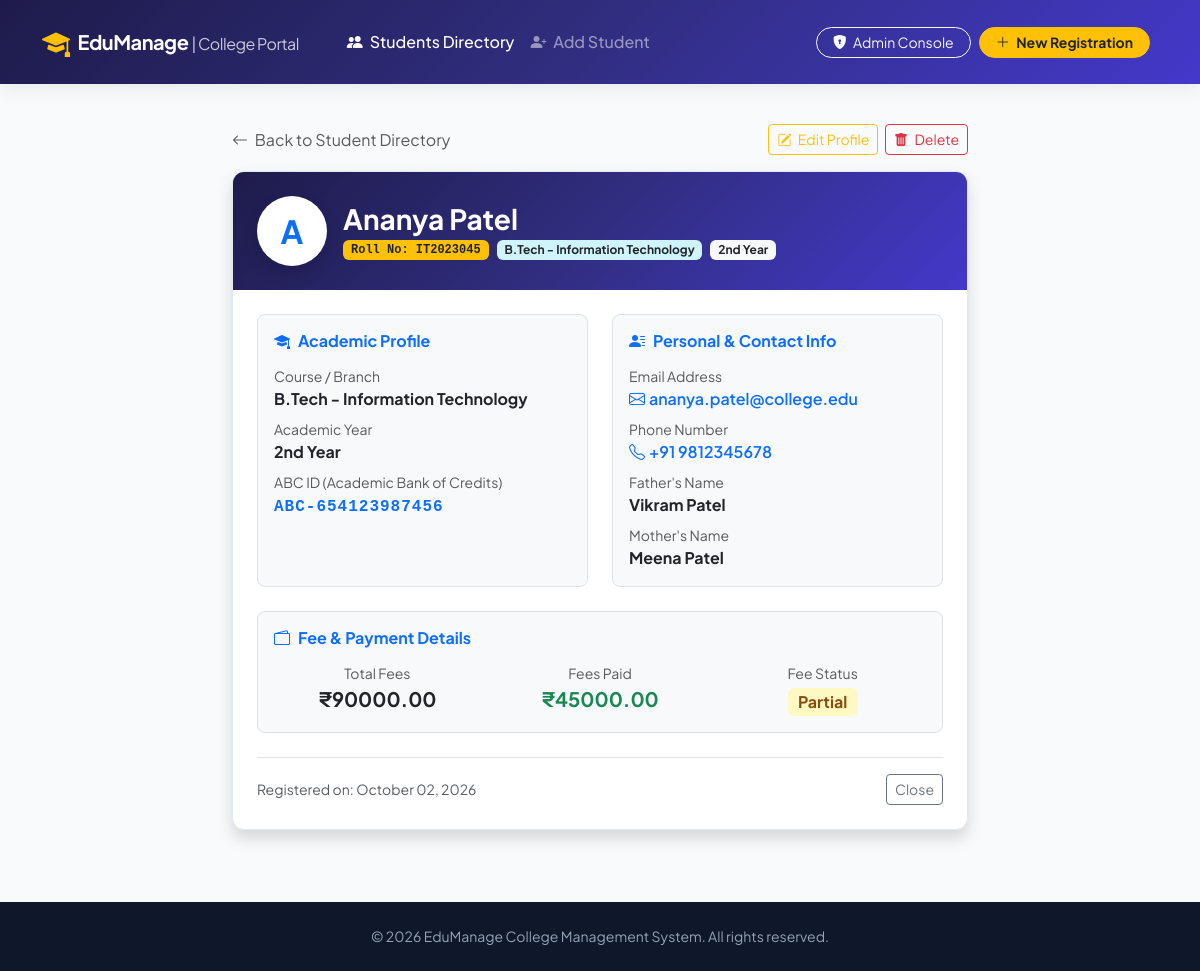
The page /student/2/ on the database its author committed.
### students/models.py (models this page shows, shortened)
class Student(models.Model):
    YEAR_CHOICES = [
        ('1st Year', '1st Year'),
        ('2nd Year', '2nd Year'),
        ('3rd Year', '3rd Year'),
        ('4th Year', '4th Year'),
        ('PG - 1st Year', 'PG - 1st Year'),
        ('PG - 2nd Year', 'PG - 2nd Year'),
    ]
    FEE_STATUS_CHOICES = [
        ('Paid', 'Paid'),
        ('Pending', 'Pending'),
        ('Partial', 'Partial'),
    ]
    roll_number = models.CharField(max_length=30, unique=True, verbose_name="Roll Number / Enrollment ID")
    name = models.CharField(max_length=100, verbose_name="Student Name")
    phone = models.CharField(max_length=15, verbose_name="Phone Number")
    email = models.EmailField(max_length=100, verbose_name="Email Address")
    course = models.CharField(max_length=100, verbose_name="Course / Branch")
    academic_year = models.CharField(max_length=50, choices=YEAR_CHOICES, default='1st Year', verbose_name="Academic Year")
    father_name = models.CharField(max_length=100, verbose_name="Father's Name")
    mother_name = models.CharField(max_length=100, verbose_name="Mother's Name")
    abc_id = models.CharField(max_length=50, verbose_name="ABC ID (Academic Bank of Credits)")
    fees = models.DecimalField(max_digits=10, decimal_places=2, default=0.00, verbose_name="Total Fees (₹)")
    fees_paid = models.DecimalField(max_digits=10, decimal_places=2, default=0.00, verbose_name="Fees Paid (₹)")
    fee_status = models.CharField(max_length=20, choices=FEE_STATUS_CHOICES, default='Pending', verbose_name="Fee Status")
    created_at = models.DateTimeField(auto_now_add=True)
    class Meta:
        ordering = ['-created_at']

### students/views.py (the view)
# urls.py: path('student/<int:pk>/', views.student_detail, name='student_detail'),
def student_detail(request, pk):
    student = get_object_or_404(Student, pk=pk)
    return render(request, 'students/student_detail.html', {'student': student})

### students/templates/students/student_detail.html (shortened to what this page needs)
{% extends 'students/base.html' %}
{% block content %}
<div class="row justify-content-center my-4">
    <div class="col-lg-8">
        <div class="mb-3 d-flex justify-content-between align-items-center">
            <a href="{% url 'student_list' %}" class="text-decoration-none text-muted">
                <i class="bi bi-arrow-left me-1"></i> Back to Student Directory
            </a>
            <div>
                <a href="{% url 'student_edit' student.pk %}" class="btn btn-sm btn-outline-warning me-1">
                    <i class="bi bi-pencil-square me-1"></i> Edit Profile
                </a>
                <a href="{% url 'student_delete' student.pk %}" class="btn btn-sm btn-outline-danger">
                    <i class="bi bi-trash-fill me-1"></i> Delete
                </a>
            </div>
        </div>
        <div class="card card-custom shadow overflow-hidden">
            <div class="bg-gradient-primary text-white p-4">
                <div class="d-flex flex-column flex-sm-row align-items-sm-center gap-3">
                    <div class="rounded-circle bg-white text-primary fw-bold d-flex align-items-center justify-content-center shadow" style="width: 70px; height: 70px; font-size: 2rem;">
                        {{ student.name|slice:":1"|upper }}
                    </div>
                    <div>
                        <h3 class="mb-1 fw-bold">{{ student.name }}</h3>
                        <div class="d-flex flex-wrap align-items-center gap-2">
                            <span class="badge bg-warning text-dark font-monospace px-2 py-1">
                                Roll No: {{ student.roll_number }}
                            </span>
                            <span class="badge bg-info-subtle text-dark">
                                {{ student.course }}
                            </span>
                            <span class="badge bg-light text-dark">
                                {{ student.academic_year }}
                            </span>
                        </div>
                    </div>
                </div>
            </div>
            <div class="card-body p-4">
                <div class="row g-4">
                    <div class="col-md-6">
                        <div class="p-3 bg-light rounded-3 h-100 border">
                            <h6 class="fw-bold text-primary mb-3">
                                <i class="bi bi-mortarboard-fill me-2"></i>Academic Profile
                            </h6>
                            <div class="mb-2">
                                <span class="text-muted small d-block">Course / Branch</span>
                                <strong class="fs-6 text-dark">{{ student.course }}</strong>
                            </div>
                            <div class="mb-2">
                                <span class="text-muted small d-block">Academic Year</span>
                                <strong class="fs-6 text-dark">{{ student.academic_year }}</strong>
                            </div>
                            <div>
                                <span class="text-muted small d-block">ABC ID (Academic Bank of Credits)</span>
                                <strong class="fs-6 text-primary abc-badge">{{ student.abc_id }}</strong>
                            </div>
                        </div>
                    </div>
                    <div class="col-md-6">
                        <div class="p-3 bg-light rounded-3 h-100 border">
                            <h6 class="fw-bold text-primary mb-3">
                                <i class="bi bi-person-lines-fill me-2"></i>Personal & Contact Info
                            </h6>
                            <div class="mb-2">
                                <span class="text-muted small d-block">Email Address</span>
                                <a href="mailto:{{ student.email }}" class="text-decoration-none fw-semibold">
                                    <i class="bi bi-envelope me-1"></i>{{ student.email }}
                                </a>
                            </div>
                            <div class="mb-2">
                                <span class="text-muted small d-block">Phone Number</span>
                                <a href="tel:{{ student.phone }}" class="text-decoration-none fw-semibold">
                                    <i class="bi bi-telephone me-1"></i>{{ student.phone }}
                                </a>
                            </div>
                            <div class="mb-2">
                                <span class="text-muted small d-block">Father's Name</span>
                                <strong class="text-dark">{{ student.father_name }}</strong>
                            </div>
                            <div>
                                <span class="text-muted small d-block">Mother's Name</span>
                                <strong class="text-dark">{{ student.mother_name }}</strong>
                            </div>
                        </div>
                    </div>
                    <div class="col-12">
                        <div class="p-3 bg-light rounded-3 border">
                            <h6 class="fw-bold text-primary mb-3">
                                <i class="bi bi-wallet2 me-2"></i>Fee & Payment Details
                            </h6>
                            <div class="row g-3 text-center">
                                <div class="col-4">
                                    <span class="text-muted small d-block">Total Fees</span>
                                    <div class="fs-5 fw-bold text-dark">₹{{ student.fees }}</div>
                                </div>
                                <div class="col-4">
                                    <span class="text-muted small d-block">Fees Paid</span>
                                    <div class="fs-5 fw-bold text-success">₹{{ student.fees_paid }}</div>
                                </div>
                                <div class="col-4">
                                    <span class="text-muted small d-block">Fee Status</span>
                                    <div class="mt-1">
                                        {% if student.fee_status == 'Paid' %}
                                            <span class="badge badge-soft-success fs-6">Paid</span>
                                        {% elif student.fee_status == 'Partial' %}
                                            <span class="badge badge-soft-warning fs-6">Partial</span>
                                        {% else %}
                                            <span class="badge badge-soft-danger fs-6">Pending</span>
                                        {% endif %}
                                    </div>
                                </div>
                            </div>
                        </div>
                    </div>
                </div>
                <div class="mt-4 pt-3 border-top d-flex justify-content-between align-items-center">
                    <span class="text-muted small">Registered on: {{ student.created_at|date:"F d, Y" }}</span>
                    <a href="{% url 'student_list' %}" class="btn btn-outline-secondary btn-sm">
                        Close
                    </a>
                </div>
            </div>
        </div>
    </div>
</div>
{% endblock %}

### students/templates/students/base.html (style rules this page uses)
body { font-family: 'Plus Jakarta Sans', sans-serif; background-color: #f8fafc; color: #334155; min-height: 100vh; display: flex; flex-direction: column; }
.bg-gradient-primary { background: linear-gradient(135deg, #1e1b4b 0%, #312e81 50%, #4338ca 100%); }
.card-custom { border: 1px solid #e2e8f0; border-radius: 12px; transition: all 0.25s ease-in-out; background: #ffffff; }
.badge-soft-warning { background-color: #fef9c3; color: #854d0e; }
.abc-badge { font-family: monospace; letter-spacing: 1px; font-weight: 600; }

### rows shown on the page
Student: name "A", name "Ananya Patel", roll_number "IT2023045", course "B.Tech - Information Technology", academic_year "2nd Year", abc_id "ABC-654123987456", email "ananya.patel@college.edu", phone "+91 9812345678", father_name "Vikram Patel", mother_name "Meena Patel", fees "90000.00", fees_paid "45000.00", created_at "October 02, 2026"
